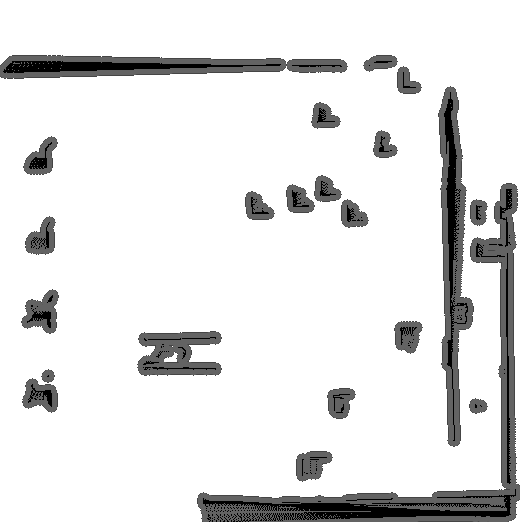
#> input picture src/merged_local_costmap.png, 520 x 522 px, found by its file name
$ python task2navpoints_test.py
#> lines starting #> are read from the running program, lines starting #| are printed output that depends on the picture; after the words box and inside, x2 and y2 are one past the last pixel; in counts of white or black regions, pixels touching at a corner belong together; long printed decimals are rounded
import os
import math
import random
import cv2
import numpy as np
import matplotlib.pyplot as plt

# 提取图片物体的质心
import numpy as np
import cv2

# 提取图片物体的质心（带面积加权中间质心）
def find_object_centroids(gray_img, merge_threshold=23, min_area=25, split_area=384):
    binary = (gray_img < 255).astype(np.uint8) * 255
    contours, _ = cv2.findContours(binary, cv2.RETR_EXTERNAL, cv2.CHAIN_APPROX_SIMPLE)

    raw_centroids = []

    for cnt in contours:
        area = cv2.contourArea(cnt)
        if area < min_area:
            continue

        M = cv2.moments(cnt)
        if M["m00"] == 0:
            continue
        cx = int(M["m10"] / M["m00"])
        cy = int(M["m01"] / M["m00"])

        # 判断是否需要分割大区域
        if area > split_area and cx > 220:
            # 使用遮罩掩掉中线，尝试分割轮廓
            mask = np.zeros_like(gray_img, dtype=np.uint8)
            cv2.drawContours(mask, [cnt], -1, 255, -1)
            mask[:, cx] = 0
            sub_contours, _ = cv2.findContours(mask, cv2.RETR_EXTERNAL, cv2.CHAIN_APPROX_SIMPLE)
            for sc in sub_contours:
                sub_area = cv2.contourArea(sc)
                if sub_area >= min_area:
                    M = cv2.moments(sc)
                    if M["m00"] > 0:
                        sx = int(M["m10"] / M["m00"])
                        sy = int(M["m01"] / M["m00"])
                        raw_centroids.append(((sx, sy), sub_area))
        else:
            raw_centroids.append(((cx, cy), area))

    # 区域划分
    mid_zone = [item for item in raw_centroids if 133 <= item[0][0] <= 217]
    left_zone = [item for item in raw_centroids if item[0][0] < 133]
    right_zone = [item for item in raw_centroids if item[0][0] > 217]

    merged = []

    # 添加左边区域的全部质心
    merged.extend([pt for pt, _ in left_zone])

    # 中间区域添加一个加权平均质心
    if mid_zone:
        total_area = sum([a for _, a in mid_zone])
        weighted_sum = np.sum([np.array(pt) * a for pt, a in mid_zone], axis=0)
        avg = tuple((weighted_sum / total_area).astype(int))
        merged.append(avg)

    # 右边区域进行距离聚合合并
    right_points = [pt for pt, _ in right_zone]
    used = [False] * len(right_points)
    for i, c1 in enumerate(right_points):
        if used[i]:
            continue
        group = [c1]
        used[i] = True
        for j, c2 in enumerate(right_points):
            if not used[j] and np.linalg.norm(np.array(c1) - np.array(c2)) < merge_threshold:
                group.append(c2)
                used[j] = True
        merged.append(tuple(np.mean(group, axis=0).astype(int)))

    return merged


# 根据质心得到导航点
def find_navigation_points(new_img, centroids_img, box_half=16, check_dist=16, offset=0):
    nav_points = []
    nav_final_goals = []
    h, w = new_img.shape

    def is_near_obstacle(x, y, img, min_dist=4):
        for dy in range(-min_dist, min_dist + 1):
            for dx in range(-min_dist, min_dist + 1):
                xx = x + dx
                yy = y + dy
                if 0 <= xx < w and 0 <= yy < h:
                    if img[yy, xx] == 0:
                        return True
        return False

    for cx, cy in centroids_img:
        candidates = []

        if cx < 220:
            dx, dy = check_dist, 0
            px, py = cx + dx, cy + dy

            x1, x2 = max(px - box_half, 0), min(px + box_half, w)
            y1, y2 = max(py - box_half, 0), min(py + box_half, h)
            region = new_img[y1:y2, x1:x2]
            obstacle_pixels = np.sum(region == 0)
            best = ((dx, dy), (px, py), obstacle_pixels)
        else:
            directions = [
                (0, -check_dist),  # up
                (0, check_dist),   # down
                (-check_dist, 0),  # left
                (check_dist, 0)    # right
            ]

            for dx, dy in directions:
                px, py = cx + dx, cy + dy

                x1, x2 = max(px - box_half, 0), min(px + box_half, w)
                y1, y2 = max(py - box_half, 0), min(py + box_half, h)
                region = new_img[y1:y2, x1:x2]
                obstacle_pixels = np.sum(region == 0)
                candidates.append(((dx, dy), (px, py), obstacle_pixels))

            min_obstacles = min(candidates, key=lambda x: x[2])[2]
            best_candidates = [item for item in candidates if item[2] == min_obstacles]
            best = random.choice(best_candidates)

        (dx_best, dy_best), (px_best, py_best), _ = best

        nx = int(cx + dx_best + np.sign(dx_best) * offset)
        ny = int(cy + dy_best + np.sign(dy_best) * offset)

        nx = np.clip(nx, 0, w - 1)
        ny = np.clip(ny, 0, h - 1)

        max_attempts = 10

        # [43 lines of commented-out code are left out]

        dx = cx - nx
        dy = cy - ny
        yaw = math.degrees(math.atan2(-dy, dx))

        point = (nx, ny, yaw)

        if cx < 133:
            nav_final_goals.append(point)
        else:
            nav_points.append(point)

    return nav_points, nav_final_goals

# 转换到map坐标系下
def get_centroids_map(img, centroids_img):
    resolution = 0.05
    origin_x = -2.244615
    origin_y = -24.2

    # 图像尺寸
    img_height = img.shape[0]

    # 将像素质心转换为 map 坐标
    centroids_map = []
    if len(centroids_img[0]) == 2:
        for (cx, cy) in centroids_img:
            map_x = origin_x + resolution * cx
            map_y = origin_y + resolution * (img_height - cy)
            centroids_map.append((map_x, map_y))
    else:
        for (cx, cy, yaw) in centroids_img:
            map_x = origin_x + resolution * cx
            map_y = origin_y + resolution * (img_height - cy)
            centroids_map.append((map_x, map_y, yaw))

    return centroids_map

# def task2goals():
image_path = "merged_local_costmap.png"

# 检查图像是否存在
if not os.path.exists(image_path):
    print(f"图片不存在：{image_path}")

# 读取图像（灰度模式）
img = cv2.imread(image_path, cv2.IMREAD_GRAYSCALE)
#> img is the input picture: shape (522, 520); min 0, max 255, mean 228.2
img_bg = np.where(img < 255, 0, 255).astype(np.uint8)
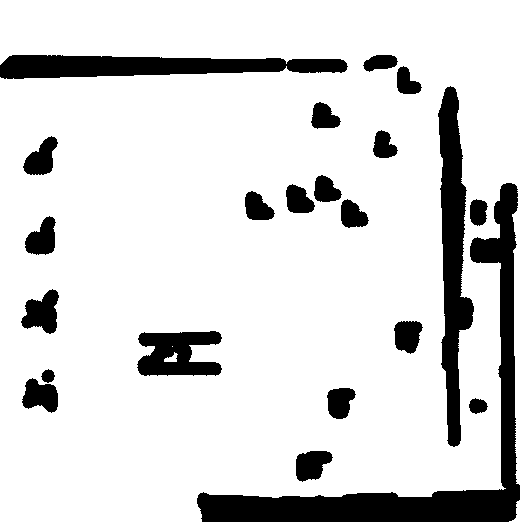
#> img_bg: shape (522, 520); 85.2% white; 22 black regions, largest, box (x1, y1, x2, y2) and area: (197, 183, 520, 522) 14128, (438, 86, 474, 447) 6737, (0, 55, 348, 79) 5906

# 创建一个全白图像（同尺寸）
new_img = np.full_like(img, 255)

# 复制目标区域：Y 84-493, X 0-440
new_img[88:494, 0:435] = img[88:494, 0:435]
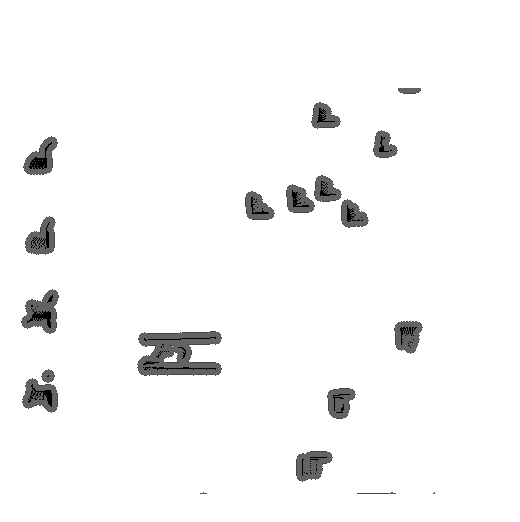
#> new_img: shape (522, 520); min 0, max 255, mean 247.4

# 删除未知区域像素
new_img[new_img == 205] = 255
new_img[new_img < 255] = 0
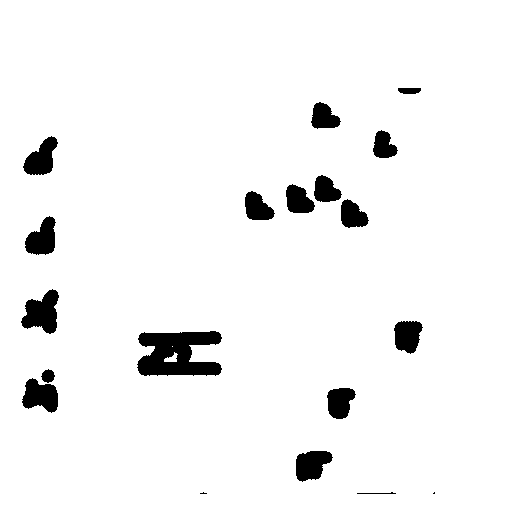
#> new_img: shape (522, 520); 95.6% white; 19 black regions (2 under 20 px), largest, box (x1, y1, x2, y2) and area: (137, 331, 222, 376) 2742, (21, 289, 59, 334) 1062, (22, 378, 58, 413) 851

# 提取质心
centroids_img = find_object_centroids(new_img, merge_threshold=20, min_area=25)
#> in find_object_centroids, `binary = (gray_img < 255).astype(np.uint8) * 255`: binary: shape (522, 520); 4.4% white; 19 white regions (2 under 20 px)
#> in find_object_centroids, `contours, _ = cv2.findContours(binary, cv2.RETR_EXTERNAL, cv2.CHAIN_AP..`: contours = 19 contours, 3 with area under 20; largest, box (x1, y1, x2, y2) and area: (137, 331, 222, 376) 2662, (21, 289, 59, 334) 995, (22, 378, 58, 413) 796, (296, 451, 333, 482) 762, (25, 216, 56, 255) 744
#> the loop in find_object_centroids, `for cnt in contours:` made 19 passes
#> (area, cx, cy) on passes 4 to 15: (762, 311, 464), (618.5, 339, 401), (795.5, 40, 395), (116.5, 47, 375), (2662.5, 176, 353), (670.5, 407, 335), (995, 41, 312), (743.5, 41, 238), (520.5, 352, 214), (551.5, 257, 207), (558, 298, 199), (487, 325, 189)
#> after the loop in find_object_centroids, `for cnt in contours:`:
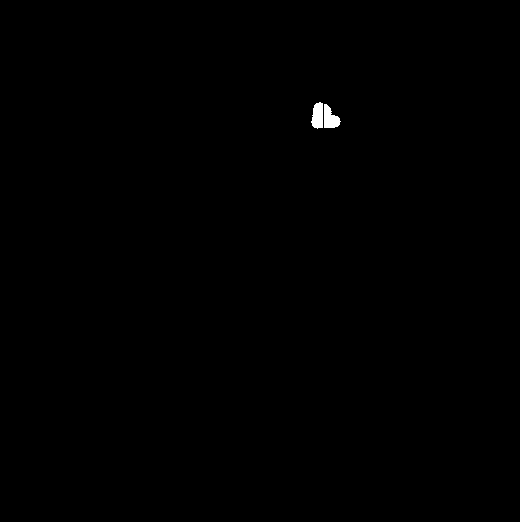
#> mask: shape (522, 520); 0.19% white; 2 white regions, box (x1, y1, x2, y2) and area: (324, 104, 341, 128) 262, (311, 102, 323, 129) 256
#> after the loop in find_object_centroids, `for cnt in contours:`: raw_centroids = 25 items
#> in find_object_centroids, `mid_zone = [item for item in raw_centroids if 133 <= item[0][0] <= 217]`: mid_zone = [((176, 353), 2662.5)]
#> in find_object_centroids, `left_zone = [item for item in raw_centroids if item[0][0] < 133]`: left_zone = [((40, 395), 795.5), ((47, 375), 116.5), ((41, 312), 995), ((41, 238), 743.5), ((40, 158), 743)]
#> in find_object_centroids, `right_zone = [item for item in raw_centroids if item[0][0] > 217]`: right_zone = 19 items
#> in find_object_centroids, `total_area = sum([a for _, a in mid_zone])`: total_area = 2662.5
#> in find_object_centroids, `weighted_sum = np.sum([np.array(pt) * a for pt, a in mid_zone], axis=0)`: weighted_sum = [468600, 939862.5]
#> in find_object_centroids, `avg = tuple((weighted_sum / total_area).astype(int))`: avg = (176, 353)
#> in find_object_centroids, `right_points = [pt for pt, _ in right_zone]`: right_points = [(319, 462), (303, 466), (333, 402), (345, 400), (413, 335), (400, 335), (358, 216), (346, 212), (264, 210), (250, 204), (304, 202), (292, 197), (331, 191), (319, 188), (388, 146), (378, 144), (329, 118), (317, 115), (409, 90)]
#> in find_object_centroids, `used = [False] * len(right_points)`: used = [False, False, False, False, False, False, False, False, False, False, False, False, False, False, False, False, False, False, False]
#> the loop in find_object_centroids, `for i, c1 in enumerate(right_points):` made 19 passes
#> after the loop in find_object_centroids, `for i, c1 in enumerate(right_points):`: merged = [(40, 395), (47, 375), (41, 312), (41, 238), (40, 158), (176, 353), (311, 464), (339, 401), (406, 335), (352, 214), (257, 207), (298, 199), (325, 189), (383, 145), (323, 116), (409, 90)]; used = [True, True, True, True, True, True, True, True, True, True, True, True, True, True, True, True, True, True, True]
#> centroids_img has the same summary as merged in find_object_centroids
navpoints_img, nav_final_goals_img = find_navigation_points(img_bg, centroids_img, box_half=16, check_dist=32, offset=0)
#> the loop in find_navigation_points, `for cx, cy in centroids_img:` made 16 passes
#> (cx, cy) on passes 1 to 6: (40, 395), (47, 375), (41, 312), (41, 238), (40, 158), (176, 353)
#> (cx, cy, best_candidates, dx_best, dy_best, px_best, py_best, nx) on passes 9, 12: (406, 335, [((0, -32), (406, 303), 0), ((-32, 0), (374, 335), 0)], 0, -32, 406, 303, 406), (298, 199, [((0, -32), (298, 167), 0), ((0, 32), (298, 231), 0)], 0, 32, 298, 231, 298)
#> pass 1, in find_navigation_points, `region = new_img[y1:y2, x1:x2]`:
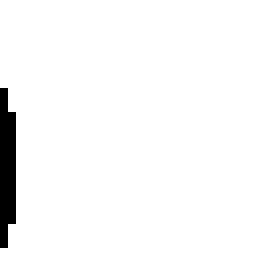
#> region: shape (32, 32) (shown 8 times larger); 96.7% white; 1 black region, box (x1, y1, x2, y2) and area: (0, 11, 2, 31) 34
#> pass 3, in find_navigation_points, `region = new_img[y1:y2, x1:x2]`:
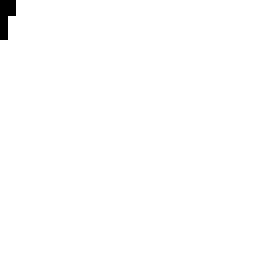
#> region: shape (32, 32) (shown 8 times larger); 99.3% white; black in thin lines or dots, all inside (x1, y1, x2, y2) = (0, 0, 2, 5)
#> after the loop in find_navigation_points, `for cx, cy in centroids_img:`: nav_final_goals = [(72, 395, 180), (79, 375, 180), (73, 312, 180), (73, 238, 180), (72, 158, 180)]; nav_points = [(208, 353, 180), (279, 464, 0), (307, 401, 0), (406, 303, -90), (352, 246, 90), (225, 207, 0), (298, 231, 90), (325, 157, -90), (351, 145, 0), (291, 116, 0), (377, 90, 0)]
#> navpoints_img has the same summary as nav_points in find_navigation_points; nav_final_goals_img has the same summary as nav_final_goals in find_navigation_points

# 转换为 map 坐标
centroids_map = get_centroids_map(new_img, centroids_img)
#> the loop in get_centroids_map, `for (cx, cy) in centroids_img:` made 16 passes
#> (cx, cy, map_x, map_y) on passes 1 to 12: (40, 395, -0.245, -17.85), (47, 375, 0.105, -16.85), (41, 312, -0.195, -13.7), (41, 238, -0.195, -10), (40, 158, -0.245, -6), (176, 353, 6.56, -15.75), (311, 464, 13.31, -21.3), (339, 401, 14.71, -18.15), (406, 335, 18.06, -14.85), (352, 214, 15.36, -8.8), (257, 207, 10.61, -8.45), (298, 199, 12.66, -8.05)
#> after the loop in get_centroids_map, `for (cx, cy) in centroids_img:`: centroids_map = [(-0.245, -17.85), (0.105, -16.85), (-0.195, -13.7), (-0.195, -10), (-0.245, -6), (6.56, -15.75), (13.31, -21.3), (14.71, -18.15), (18.06, -14.85), (15.36, -8.8), (10.61, -8.45), (12.66, -8.05), (14.01, -7.55), (16.91, -5.35), (13.91, -3.9), (18.21, -2.6)]
navpoints_map = get_centroids_map(new_img, navpoints_img)
#> the loop in get_centroids_map (call 2), `for (cx, cy, yaw) in centroids_img:` made 11 passes
#> (cx, cy, yaw, map_x, map_y) on passes 1 to 11: (208, 353, 180, 8.16, -15.75), (279, 464, 0, 11.71, -21.3), (307, 401, 0, 13.11, -18.15), (406, 303, -90, 18.06, -13.25), (352, 246, 90, 15.36, -10.4), (225, 207, 0, 9.01, -8.45), (298, 231, 90, 12.66, -9.65), (325, 157, -90, 14.01, -5.95), (351, 145, 0, 15.31, -5.35), (291, 116, 0, 12.31, -3.9), (377, 90, 0, 16.61, -2.6)
#> navpoints_map = [(8.16, -15.75, 180), (11.71, -21.3, 0), (13.11, -18.15, 0), (18.06, -13.25, -90), (15.36, -10.4, 90), (9.01, -8.45, 0), (12.66, -9.65, 90), (14.01, -5.95, -90), (15.31, -5.35, 0), (12.31, -3.9, 0), (16.61, -2.6, 0)]


# 找出 x 最小的点
x_values = [pt[0] for pt in centroids_map]
#> x_values = [-0.245, 0.105, -0.195, -0.195, -0.245, 6.56, 13.31, 14.71, 18.06, 15.36, 10.61, 12.66, 14.01, 16.91, 13.91, 18.21]
min_x_index = x_values.index(min(x_values))
#> min_x_index = 0

x_values_nav = [pt[0] for pt in navpoints_map]
#> x_values_nav = [8.16, 11.71, 13.11, 18.06, 15.36, 9.01, 12.66, 14.01, 15.31, 12.31, 16.61]
min_x_index_nav = x_values_nav.index(min(x_values_nav))
#> min_x_index_nav = 0

# 拆分
centroid_bridge = centroids_map[min_x_index]
#> centroid_bridge = (-0.245, -17.85)
centroids_boxes = centroids_map[:min_x_index] + centroids_map[min_x_index + 1:]
#> centroids_boxes = [(0.105, -16.85), (-0.195, -13.7), (-0.195, -10), (-0.245, -6), (6.56, -15.75), (13.31, -21.3), (14.71, -18.15), (18.06, -14.85), (15.36, -8.8), (10.61, -8.45), (12.66, -8.05), (14.01, -7.55), (16.91, -5.35), (13.91, -3.9), (18.21, -2.6)]

nav_bridge = navpoints_map[min_x_index_nav]
#> nav_bridge = (8.16, -15.75, 180)
nav_boxes = navpoints_map[:min_x_index_nav] + navpoints_map[min_x_index_nav + 1:]
#> nav_boxes = [(11.71, -21.3, 0), (13.11, -18.15, 0), (18.06, -13.25, -90), (15.36, -10.4, 90), (9.01, -8.45, 0), (12.66, -9.65, 90), (14.01, -5.95, -90), (15.31, -5.35, 0), (12.31, -3.9, 0), (16.61, -2.6, 0)]
nav_final_goals = get_centroids_map(new_img, nav_final_goals_img)
#> nav_final_goals = [(1.36, -17.85, 180), (1.71, -16.85, 180), (1.41, -13.7, 180), (1.41, -10, 180), (1.36, -6, 180)]

    # return nav_boxes , nav_bridge

# 显示（可选）
plt.imshow(new_img, cmap='gray')

for cx, cy in centroids_img:
    plt.plot(cx, cy, 'ro', markersize=2)
#> this loop made 16 passes
for cx, cy, yaw in navpoints_img:
    print(yaw)
    plt.plot(cx, cy, 'bo', markersize=2)
#> this loop made 11 passes
#| 180.0
#| 0.0
#| 0.0
#| -90.0
#| 90.0
#| 0.0
#| 90.0
#| -90.0
#> (further printed lines are left out)

for cx, cy, yaw in nav_final_goals_img:
    print(yaw)
    plt.plot(cx, cy, 'go', markersize=2)
#> this loop made 5 passes
#> (cx, cy) on passes 1 to 5: (72, 395), (79, 375), (73, 312), (73, 238), (72, 158)
#| 180.0
#| 180.0
#| 180.0
#| 180.0
#| 180.0

plt.title("Clipped Region")
plt.axis('off')
plt.show()
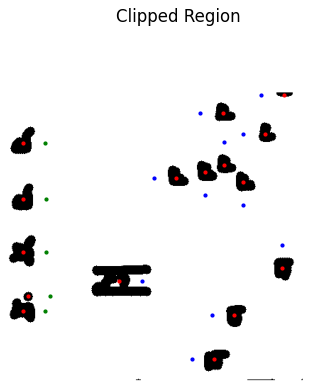
#> figure drawn by matplotlib, 1 panel

for i in centroids_boxes:
    print(i)
#> this loop made 15 passes
#| (0.1054, -16.850)
#| (-0.1946, -13.7)
#| (-0.1946, -10.000)
#| (-0.2446, -6.0)
#| (6.555, -15.750)
#| (13.305, -21.300)
#| (14.705, -18.15)
#| (18.055, -14.85)
#> (further printed lines are left out)
print(centroid_bridge)
#| (-0.2446, -17.850)
# # 保存结果（可选）
# # cv2.imwrite("clipped_map.png", clipped_img)

# if __name__ == "__main__":
#     centroids_boxes, centroid_bridge = task2goals()
#     print(len(centroids_boxes))
